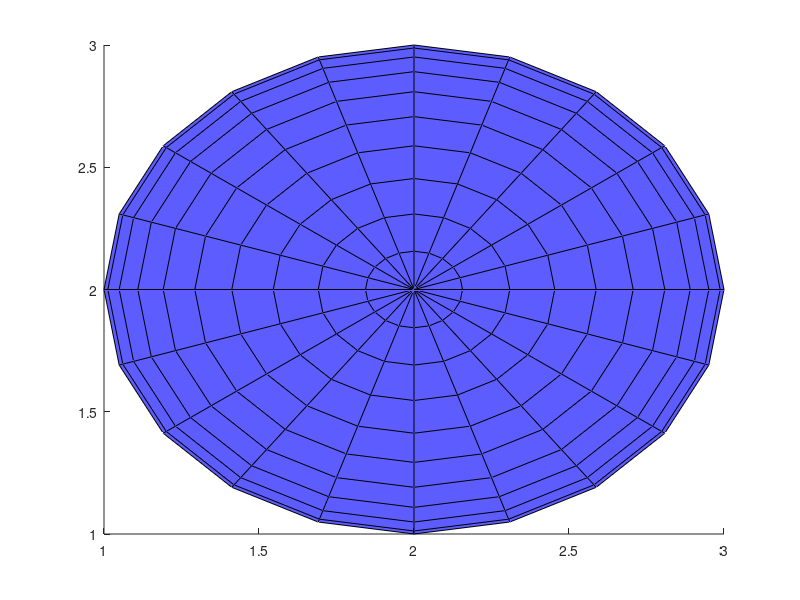

Here is the MATLAB script that generated this plot: (Note: this script raises an error after producing the figure.)
clc
clear all
%close all
%figure(1)
radius = 1.0;
p = [radius/2.0,0.0,0.0];
pr4 = [0,p];
c = [2.0,2.0,2.0];
r = c+p;

ROTX = 1;
ROTY = 2;
ROTZ = 3;
ROTALL = 4;
rotflg = ROTALL;
comflg = 0;
vprimex = [];
vprimey = [];
vprimez = [];

ang = [pi()/32,0.0,0.0];
for ii = 1:10
    clf
    hold on
  % Make unit sphere
    [x,y,z] = sphere;
    % Scale to desire radius.
    x = x * radius;
    y = y * radius;
    z = z * radius;
    h = surf(x+c(1),y+c(2),z+c(3),...
        'FaceColor',[0.0,0.0,1.0],'FaceAlpha',0.40) ;
    H = vectarrow(c,r);
    H.LineWidth = 2.0;
    H.Color = [0.0,0.0,1.0];
    plot3(r(1),r(2),r(3),'*b');
    [vprimex,vprimey,vprimez,vall] = rvbq(p, ang);
    
    %X
    if comflg > 0
        plot3([c(1)-1.0,c(1)+1.0],[2.0,2.0],[2.0,2.0],'-r')
        H = vectarrow(c,c+vprimex);
        pt = c+vprimex;
        H.LineWidth = 2.0;
        H.Color = [1.0,0.0,0.0];
        plot3(pt(1),pt(2),pt(3),'*r');
    
        %Y
        plot3([2.0,2.0],[c(1)-1.0,c(1)+1.0],[2.0,2.0],'-m')
        H = vectarrow(c,c+vprimey);
        pt = c+vprimey;
        H.LineWidth = 2.0;
        H.Color = [1.0,0.0,1.0];
        plot3(pt(1),pt(2),pt(3),'*m');
    
        %Z    
        plot3([2.0,2.0],[2.0,2.0],[c(1)-1.0,c(1)+1.0],'-y')
        H = vectarrow(c,c+vprimez);
        pt = c+vprimez;
        H.LineWidth = 2.0;
        H.Color = [1.0,1.0,0.0];
        plot3(pt(1),pt(2),pt(3),'*y');
    end
    %XYZ
    H = vectarrow(c,vprimex);
    pt = c+vprimex;
    H.LineWidth = 2.0;
    H.Color = [0.0,1.0,1.0];
    plot3(pt(1),pt(2),pt(3),'*c');
    
    p = vall;
    ang = ang*1.01;
    axis square
    axis([0.0,4.0,0.0,4.0,0.0,4.0]);
    view([45,45]);
    view([0,0]);
    grid on
    hold off
    pause(1.0)
end